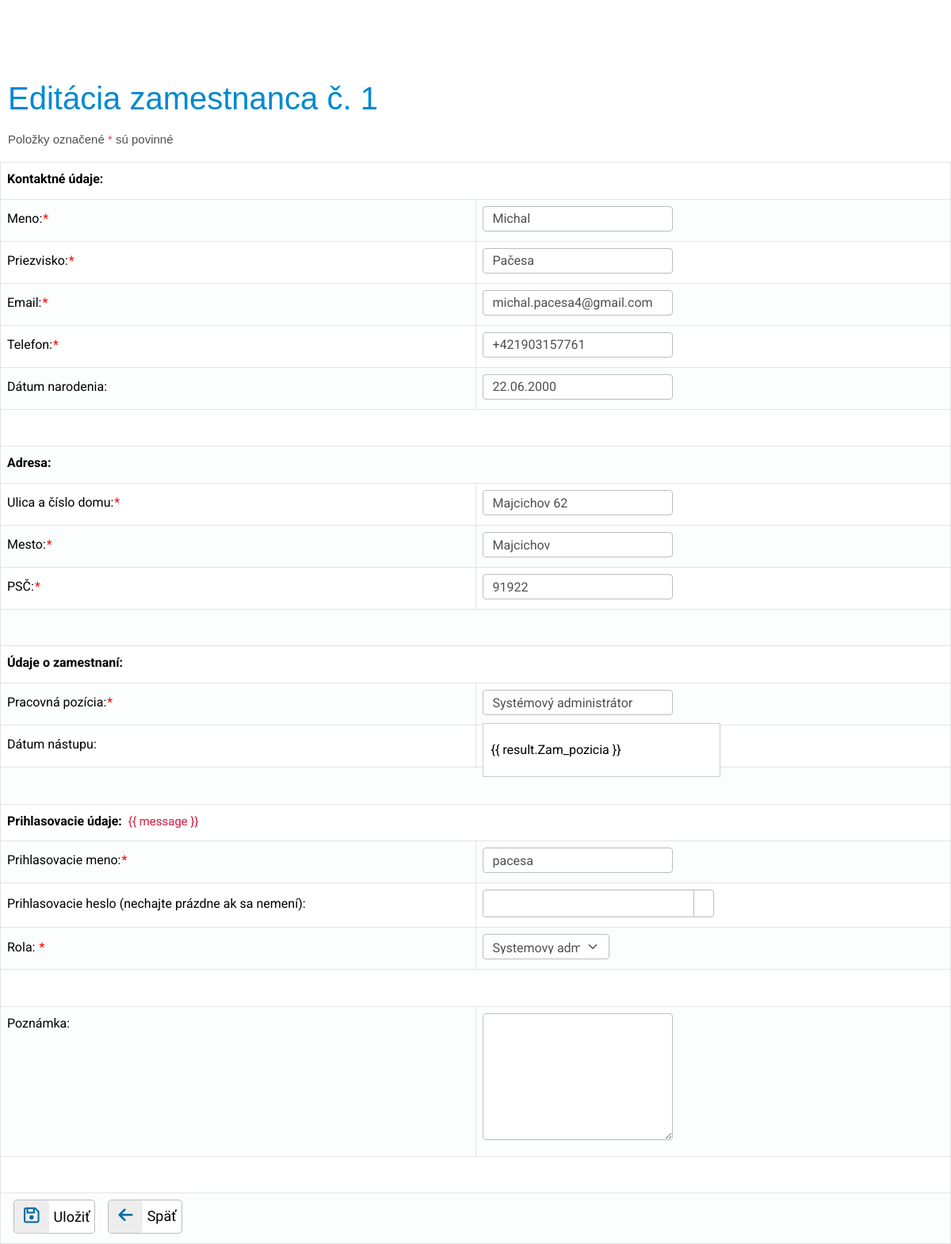
/zamestnanec.php?ZamestnanecID=1 (signed in), run on the app's committed database.
### tables this page shows
CREATE TABLE `zamestnanec` (
  `Zam_meno` varchar(20) NOT NULL,
  `Zam_priezvisko` varchar(50) NOT NULL,
  `Zam_datum_narodenia` date DEFAULT NULL,
  `Zam_email` varchar(50) NOT NULL,
  `Zam_telefon` varchar(20) NOT NULL,
  `Zam_ulica_a_cislo` varchar(50) NOT NULL,
  `Zam_mesto` varchar(50) NOT NULL,
  `Zam_psc` varchar(5) NOT NULL,
  `Zam_pozicia` varchar(30) NOT NULL,
  `Zam_datum_nastupu` date DEFAULT NULL,
  `Zam_poznamka` varchar(200) DEFAULT NULL,
  `ZamestnanecID` int(10) UNSIGNED NOT NULL,
  `PouzivatelID` int(10) UNSIGNED NOT NULL
);

CREATE TABLE `pouzivatel` (
  `Pouz_meno` varchar(50) NOT NULL,
  `Pouz_heslo` varchar(60) NOT NULL,
  `PouzivatelID` int(10) UNSIGNED NOT NULL,
  `RolaID` int(10) UNSIGNED NOT NULL
);

### lib.php (called while the page is built, shortened)
<?php
function strip_tags_html($input) {
	$input = strip_tags($input);
	$input = htmlspecialchars($input);
	return $input;
}
function selected($nazovprem,$hodnota)
{
 if ($nazovprem == $hodnota)
 return 'selected';
}
function ZistiPrava($nazovPrava,$dblink)
{
	$ID_role = strip_tags_html($_SESSION['Login_RolaID']);
	$vratit=0;
	switch ($ID_role)  {
		case 1:
			$vratit=1;
			break;
	}
	return $vratit;
}
?>

### zamestnanec.php (the view, shortened to what this page needs)
<!DOCTYPE html>
<html>
<head>
    <?php include_once "head.php";
    include "config.php";
    include "lib.php";
    include 'login.php';
    ?>
    <link rel="stylesheet" href="//code.jquery.com/ui/1.13.2/themes/base/jquery-ui.css">
    <link rel="stylesheet" href="https://cdn.jsdelivr.net/npm/bootstrap-icons@1.3.0/font/bootstrap-icons.css" />
</head>
<body>
<?php
mysqli_set_charset($dblink, "utf8mb4");
$ZamestnanecID=mysqli_real_escape_string($dblink,strip_tags_html($_GET["ZamestnanecID"]));
$ZamestnanecID=intval($ZamestnanecID);
if($ZamestnanecID)
{
    $zobrazit=strip_tags_html($_GET["zobrazit"]);
    $sql="SELECT * FROM zamestnanec z LEFT JOIN pouzivatel p ON p.PouzivatelID = z.ZamestnanecID WHERE z.ZamestnanecID = $ZamestnanecID";
    if($zobrazit)
    {
        $akcia="preview";
        $nadpis = "Zamestnanec č. ".$ZamestnanecID;
    }
    else
    {
        $akcia = "update";
        $nadpis = "Editácia zamestnanca č. ".$ZamestnanecID;
    }
    $vysledok = mysqli_query($dblink,$sql);
    $riadok = mysqli_fetch_assoc($vysledok);
    $Zam_meno = strip_tags_html($riadok["Zam_meno"]);
    $Zam_priezvisko = strip_tags_html($riadok["Zam_priezvisko"]);
    $Zam_datum_narodenia = strip_tags_html($riadok["Zam_datum_narodenia"]);
    $Zam_email = strip_tags_html($riadok["Zam_email"]);
    $Zam_telefon = strip_tags_html($riadok["Zam_telefon"]);
    $Zam_ulica_a_cislo = strip_tags_html($riadok["Zam_ulica_a_cislo"]);
    $Zam_mesto = strip_tags_html($riadok["Zam_mesto"]);
    $Zam_psc = strip_tags_html($riadok["Zam_psc"]);
    $Zam_pozicia = strip_tags_html($riadok["Zam_pozicia"]);
    $Zam_datum_nastupu = strip_tags_html($riadok["Zam_datum_nastupu"]);
    $Zam_poznamka = strip_tags_html($riadok["Zam_poznamka"]);
    $Pouz_meno =  strip_tags_html($riadok["Pouz_meno"]);
    $RolaID =  strip_tags_html($riadok["RolaID"]);
    if($Zam_datum_narodenia == "0000-00-00") $Zam_datum_narodenia = "";
    else $Zam_datum_narodenia = date("d.m.Y", strtotime($Zam_datum_narodenia));
    if($Zam_datum_nastupu == "0000-00-00") $Zam_datum_nastupu = "";
    else $Zam_datum_nastupu = date("d.m.Y", strtotime($Zam_datum_nastupu));
}
?>
<h1><?php echo $nadpis; ?></h1>
<p>
<form id ="myapp_form" action="zmena_zamestnanca.php" method="POST" onsubmit="return app.usernameChecked">
    <p class="oznam text-grey text-start">Položky označené <span class="red bold">*</span> sú povinné</p>
    <table class="zoznam">
        <tr><td colspan="2"><b>Kontaktné údaje:</b></td></tr>
        <tr><td>Meno:<span class="hviezdicka">*</span></td><td style="width:50%;"><input required type="text" class="form-control" name="Zam_meno" value="<?php echo $Zam_meno;?>" <?php echo disabled($akcia);?>/></td></tr>
        <tr><td>Priezvisko:<span class="hviezdicka">*</span></td><td> <input required type="text" class="form-control" name="Zam_priezvisko" value="<?php echo $Zam_priezvisko;?>" <?php echo disabled($akcia);?>></br></td></tr>
        <tr><td>Email:<span class="hviezdicka">*</span></td><td> <input required type="email" class="form-control" name="Zam_email" value="<?php echo $Zam_email;?>" <?php echo disabled($akcia);?>></br></td></tr>
        <tr><td>Telefon:<span class="hviezdicka">*</span></td><td> <input required type="text" class="form-control" name="Zam_telefon" placeholder="Zadajte vo formate +421..." value="<?php echo $Zam_telefon;?>" <?php echo disabled($akcia);?>></br></td></tr>
        <tr><td>Dátum narodenia:</td><td> <input type="text" class="form-control" id="datepicker" name="Zam_datum_narodenia" value="<?php echo $Zam_datum_narodenia;?>" <?php echo disabled($akcia);?>></br></td></tr>
        <tr><td colspan="2"><br></td></tr>
        <tr><td colspan="2"><b>Adresa:</b></td></tr>
        <tr><td>Ulica a číslo domu:<span class="hviezdicka">*</span></td><td> <input required type="text" class="form-control" name="Zam_ulica_a_cislo" value="<?php echo $Zam_ulica_a_cislo;?>" <?php echo disabled($akcia);?>></br></td></tr>
        <tr><td>Mesto:<span class="hviezdicka">*</span></td><td> <input required type="text" class="form-control" name="Zam_mesto" value="<?php echo $Zam_mesto;?>" <?php echo disabled($akcia);?>></br></td></tr>
        <tr><td>PSČ:<span class="hviezdicka">*</span></td><td> <input required type="text" class="form-control" name="Zam_psc" value="<?php echo $Zam_psc;?>" <?php echo disabled($akcia);?>></br></td></tr>
        <tr><td colspan="2"><br></td></tr>
        <tr><td colspan="2"><b>Údaje o zamestnaní:</b></td></tr>
        <tr><td>Pracovná pozícia:<span class="hviezdicka">*</span></td>
            <td>
                <ul>
                    <div>
                        <input
                                class="form-control"
                                type="text"
                                name="Zam_pozicia"
                                v-model="searchInput"
                                placeholder="Zadajte pracovnú pozíciu"
                                autocomplete="off"
                                @focus="showResults = true"
                                @blur="showResults = false"
                                @keydown.down.prevent="moveSelection(1)"
                                @keydown.up.prevent="moveSelection(-1)"
                                @keydown.enter.prevent="selectJobPosition(filteredJobPositions[selectedIndex].Zam_pozicia)"
                                value="<?php echo $Zam_pozicia;?>"
                            <?php echo disabled($akcia);?>
                        />
                        <div class="results zoznam_pozicii" v-if="showResults && filteredJobPositions.length > 0">
                            <ul>
                                <li
                                        class="pozicie"
                                        v-for="(result, index) in filteredJobPositions"
                                        :key="index"
                                        v-if="index < 5"
                                        @mouseover="mouseover(index)"
                                        @click="selectJobPosition(result.Zam_pozicia)"
                                        @mousedown.prevent
                                        :class="{ selected: selectedIndex === index || mouseIndex === index }"
                                >
                                    {{ result.Zam_pozicia }}
                                </li>
                            </ul>
                        </div>
                    </div>
                </ul>
            </td>
        </tr>
        <tr><td>Dátum nástupu:</td><td><input type="text" class="form-control" id="datepicker2" name="Zam_datum_nastupu" value="<?php echo $Zam_datum_nastupu;?>" <?php echo disabled($akcia);?>></br></td></tr>
        <tr><td colspan="2"><br></td></tr>
        <tr><td colspan="2"><b>Prihlasovacie údaje:</b>&nbsp;&nbsp;<span class="cervene" v-if="message" >{{ message }}</span></td></tr>
        <tr><td>Prihlasovacie meno:<span class="hviezdicka">*</span></td><td>
                <input required type="text" class="form-control" v-model="username" name="Pouz_meno" @change="checkUsername()" value="<?php echo $Pouz_meno;?>" <?php echo disabled($akcia);?>>
                </td></tr>
        <?php if($akcia=="insert"):?>
        <tr><td>Prihlasovacie heslo:<span class="hviezdicka">*</span></td><td>
                <div>
                    <div class="input-group flex-nowrap heslo">
                        <input required class="form-control" type="password" name="Pouz_heslo" id="password" value="" <?php echo disabled($akcia);?>>
                        <button
                                type="button" class="input-group-text"
                                @click="toggleIcon"
                                onclick="ShowPassword()">
                            <i :class="currentIcon" style="color: #777777 !important;"></i>
                        </button>
                    </div>
                </div>
                <?php else:?>
        <tr><td>Prihlasovacie heslo (nechajte prázdne ak sa nemení):</span></td><td>
                <div>
                    <div class="input-group flex-nowrap heslo">
                        <input class="form-control" type="password" name="Pouz_heslo" id="password" value="" <?php echo disabled($akcia);?>>
                        <button
                                type="button" class="input-group-text"
                                @click="toggleIcon"
                                onclick="ShowPassword()">
                        </button>
                    </div>
                </div>
                <?php endif; ?>
        <tr><td style = "vertical-align:middle !important;">Rola: <span class="hviezdicka">*</span></td>
            <td style = "vertical-align:middle !important;">
                <?php
                $sql = "Select * FROM rola";
                $vysledok=mysqli_query($dblink,$sql);
                if (!$vysledok):
                    echo "Doslo k chybe pri vytvarani SQL dotazu !";
                elseif(ZistiPrava("rola",$dblink)):
                    ?>
                        <select class = "form-select" name="RolaID"  <?php echo disabled($akcia);?>>
                            <?php while($riadok=mysqli_fetch_assoc($vysledok)): ?>
                                <option value="<?php echo $riadok["RolaID"];?>" <?php echo selected($RolaID,$riadok["RolaID"]); ?>><?php echo $riadok["Rola_nazov"]; ?></option>
                            <?php endwhile; ?>
                        </select>
                <?php
                endif;
                ?>
            </td></tr>
        <tr><td colspan="2"><br></td></tr>
        <tr><td style = "vertical-align:top !important;">Poznámka:</td><td><textarea type="text" class="form-control" name="Zam_poznamka" <?php echo disabled($akcia); ?>><?php echo $Zam_poznamka;?></textarea></td></tr>
        <tr><td colspan="2"><br></td></tr>
        <tr><td colspan="2">
                <?php if($akcia !='preview'):?>
                <div class="d-flex" style="margin-right: 40px !important;">
                    <button type="submit" title="Uložiť" value="Uložiť"  class="btn-light btn-labeled btn_ikony">
                        <span class="btn-label"><i class="fa-regular fa-floppy-disk"></i></span>Uložiť
                    </button>
                    <button type="submit" name="back" form="back" value="Späť" title="Spať" class="btn-light btn-labeled btn_ikony ">
                        <span class="btn-label"><i class="fa fa-arrow-left" style="font-size: 1.3rem;"></i></span>Späť
                    </button>
                </div>
                <?php else:?>
                    <button type="submit" name="back" form="back" value="Späť" title="Spať" class="btn-light btn-labeled btn_ikony">
                        <span class="btn-label "><i class="fa fa-arrow-left"></i></span>Späť
                    </button>
                <?php endif;?>
            </td></tr>
    </table>
</form>
</p>
</body>
</html>

### head.php (shortened to what this page needs)
<link rel="stylesheet" href="https://cdn.jsdelivr.net/npm/bootstrap-icons@1.3.0/font/bootstrap-icons.css" />
<link rel="stylesheet" href="mdbootstrap/css/mdb.min.css" />
<link rel="stylesheet" href="mdbootstrap/css/all.css">

### data on the page
zamestnanec: Zam_meno "Michal", Zam_priezvisko "Pačesa", Zam_email "michal.pacesa4@gmail.com", Zam_telefon "+421903157761", Zam_datum_narodenia "22.06.2000", Zam_ulica_a_cislo "Majcichov 62", Zam_mesto "Majcichov", Zam_psc "91922", Zam_pozicia "Systémový administrátor", Pouz_meno "pacesa"

### other printed values
$nadpis "Editácia zamestnanca č. 1"
form field RolaID "Systemovy administrátor"
